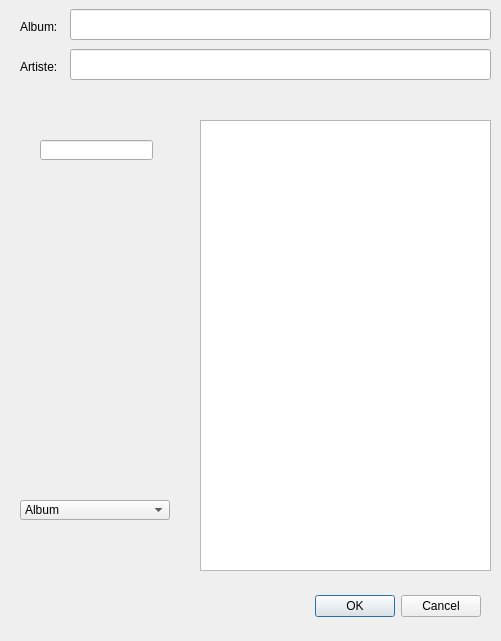
<?xml version="1.0" encoding="UTF-8"?>
<ui version="4.0">
 <class>DialogModifierAlbum</class>
 <widget class="QDialog" name="DialogModifierAlbum">
  <property name="geometry">
   <rect>
    <x>0</x>
    <y>0</y>
    <width>501</width>
    <height>641</height>
   </rect>
  </property>
  <property name="windowTitle">
   <string>Dialog</string>
  </property>
  <widget class="QDialogButtonBox" name="buttonBox">
   <property name="geometry">
    <rect>
     <x>140</x>
     <y>590</y>
     <width>341</width>
     <height>32</height>
    </rect>
   </property>
   <property name="orientation">
    <enum>Qt::Horizontal</enum>
   </property>
   <property name="standardButtons">
    <set>QDialogButtonBox::Cancel|QDialogButtonBox::Ok</set>
   </property>
  </widget>
  <widget class="QLabel" name="Poch">
   <property name="geometry">
    <rect>
     <x>20</x>
     <y>240</y>
     <width>150</width>
     <height>150</height>
    </rect>
   </property>
   <property name="text">
    <string/>
   </property>
  </widget>
  <widget class="QListWidget" name="Titres">
   <property name="geometry">
    <rect>
     <x>200</x>
     <y>120</y>
     <width>291</width>
     <height>451</height>
    </rect>
   </property>
   <property name="dragDropMode">
    <enum>QAbstractItemView::InternalMove</enum>
   </property>
   <property name="alternatingRowColors">
    <bool>true</bool>
   </property>
   <property name="movement">
    <enum>QListView::Free</enum>
   </property>
  </widget>
  <widget class="QComboBox" name="m_type">
   <property name="geometry">
    <rect>
     <x>20</x>
     <y>500</y>
     <width>150</width>
     <height>20</height>
    </rect>
   </property>
   <property name="minimumSize">
    <size>
     <width>150</width>
     <height>0</height>
    </size>
   </property>
   <item>
    <property name="text">
     <string>Album</string>
    </property>
   </item>
   <item>
    <property name="text">
     <string>Compil</string>
    </property>
   </item>
   <item>
    <property name="text">
     <string>Single</string>
    </property>
   </item>
  </widget>
  <widget class="QLabel" name="label">
   <property name="geometry">
    <rect>
     <x>20</x>
     <y>20</y>
     <width>46</width>
     <height>13</height>
    </rect>
   </property>
   <property name="text">
    <string>Album:</string>
   </property>
  </widget>
  <widget class="QLabel" name="label_2">
   <property name="geometry">
    <rect>
     <x>20</x>
     <y>60</y>
     <width>46</width>
     <height>13</height>
    </rect>
   </property>
   <property name="text">
    <string>Artiste:</string>
   </property>
  </widget>
  <widget class="QLineEdit" name="Artiste">
   <property name="geometry">
    <rect>
     <x>70</x>
     <y>49</y>
     <width>421</width>
     <height>31</height>
    </rect>
   </property>
   <property name="font">
    <font>
     <pointsize>11</pointsize>
     <weight>75</weight>
     <bold>true</bold>
    </font>
   </property>
  </widget>
  <widget class="QLineEdit" name="Album">
   <property name="geometry">
    <rect>
     <x>70</x>
     <y>9</y>
     <width>421</width>
     <height>31</height>
    </rect>
   </property>
   <property name="font">
    <font>
     <pointsize>11</pointsize>
     <weight>75</weight>
     <bold>true</bold>
    </font>
   </property>
  </widget>
  <widget class="QLineEdit" name="Annee">
   <property name="geometry">
    <rect>
     <x>40</x>
     <y>140</y>
     <width>113</width>
     <height>20</height>
    </rect>
   </property>
  </widget>
 </widget>
 <resources/>
 <connections>
  <connection>
   <sender>buttonBox</sender>
   <signal>accepted()</signal>
   <receiver>DialogModifierAlbum</receiver>
   <slot>accept()</slot>
   <hints>
    <hint type="sourcelabel">
     <x>248</x>
     <y>254</y>
    </hint>
    <hint type="destinationlabel">
     <x>157</x>
     <y>274</y>
    </hint>
   </hints>
  </connection>
  <connection>
   <sender>buttonBox</sender>
   <signal>rejected()</signal>
   <receiver>DialogModifierAlbum</receiver>
   <slot>reject()</slot>
   <hints>
    <hint type="sourcelabel">
     <x>316</x>
     <y>260</y>
    </hint>
    <hint type="destinationlabel">
     <x>286</x>
     <y>274</y>
    </hint>
   </hints>
  </connection>
 </connections>
</ui>
